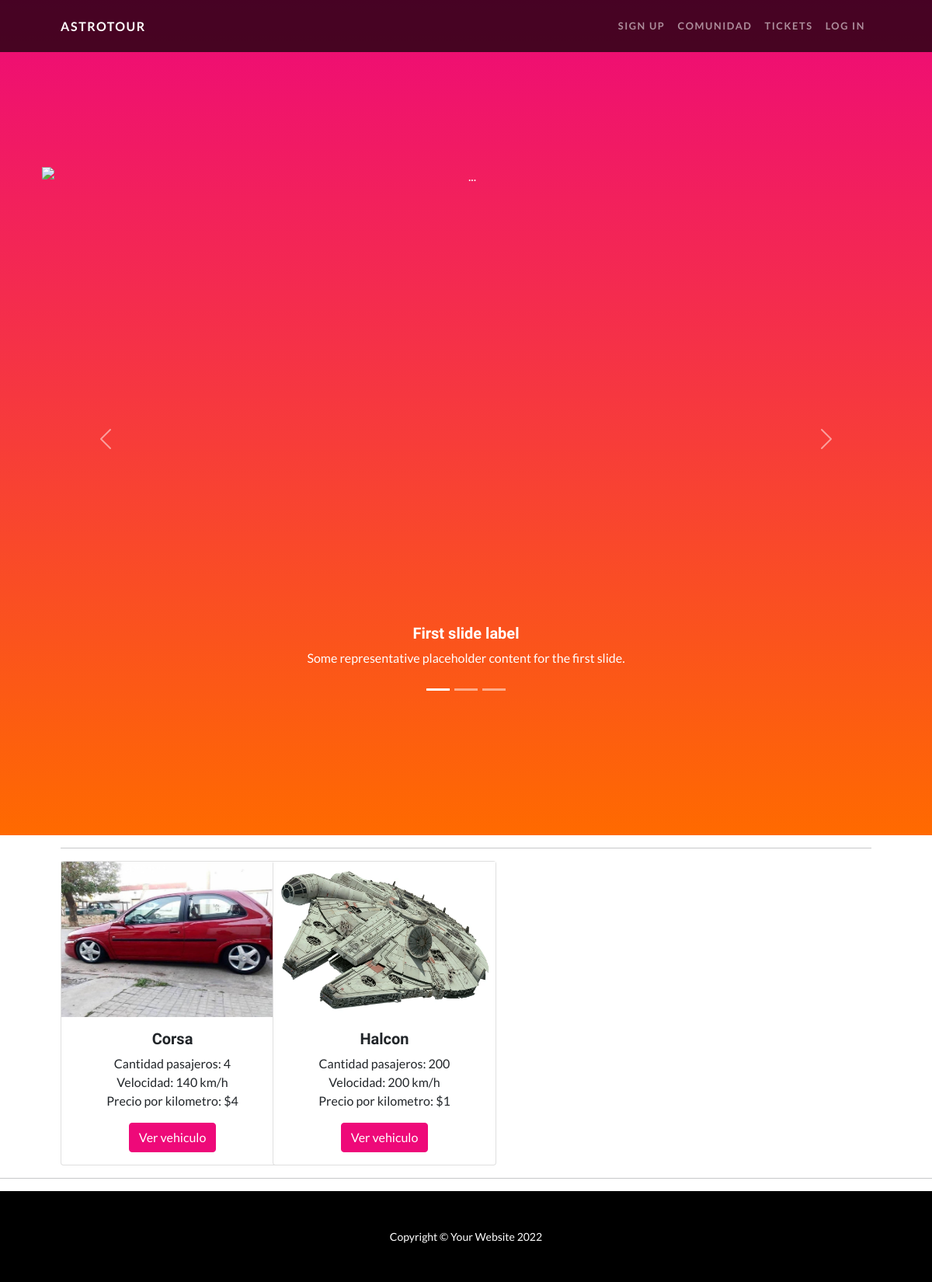
Screenshot of /viaje/mostrar-vehiculos with the database file from the repository.
### Viajes/models.py (models this page shows, shortened)
class Vehiculo(models.Model):
    nombre_vehiculo = models.CharField(max_length= 50)
    cantidad_pasajeros = models.IntegerField()
    velocidad = models.IntegerField()
    precio_x_km = models.IntegerField()
    imagen = models.ImageField(upload_to = "imagen", null = True, blank = True)
    descripcion = models.TextField()

### Viajes/views.py (the view)
# urls.py: path("mostrar-vehiculos", views.Vehiculos_vista.as_view(), name = "Mostrar_vehiculos"),
class Vehiculos_vista(ListView):
    model = Vehiculo
    template_name = "mostrar_vehiculos.html"

### Viajes/templates/mostrar_vehiculos.html (shortened to what this page needs)
{% extends "padre.html" %}
{% block ContenidoQueCambia %}
<section class="page-section" id="services">
    <div class="container px-4 px-lg-5">
        <hr class="divider" />
        <div class="row gx-4 gx-lg-5">
            {% for vehiculo in object_list %}
                <div class="col-lg-3 col-md-6 text-center">
                    <div class="card" style="width: 18rem;">
                     <img src= "{{vehiculo.imagen.url}}" class="text-center" width="286" height="200" alt="...">
                        <div class="card-body">
                        <h5 class="card-title">{{vehiculo.nombre_vehiculo}}</h5>
                        <p class="card-text">
                            Cantidad pasajeros: {{vehiculo.cantidad_pasajeros}} <br>
                            Velocidad: {{vehiculo.velocidad}} km/h <br>
                            Precio por kilometro: ${{vehiculo.precio_x_km}} <br>
                        </p>
                        <button type="button" class="btn btn-primary" data-bs-toggle="modal" data-bs-target="#staticBackdrop{{vehiculo.id}}">
                            Ver vehiculo
                        </button>
                     </div>
                    </div>
                </div>
            {% endfor %}
        </div>
    </div>
</section>
<hr class="divider" />
{% endblock ContenidoQueCambia %}

### rows the page displays
Vehiculo: imagen (picture), nombre_vehiculo "Corsa", cantidad_pasajeros "4", velocidad "140", precio_x_km "4"
Vehiculo: imagen (picture), nombre_vehiculo "Halcon", cantidad_pasajeros "200", velocidad "200", precio_x_km "1"
